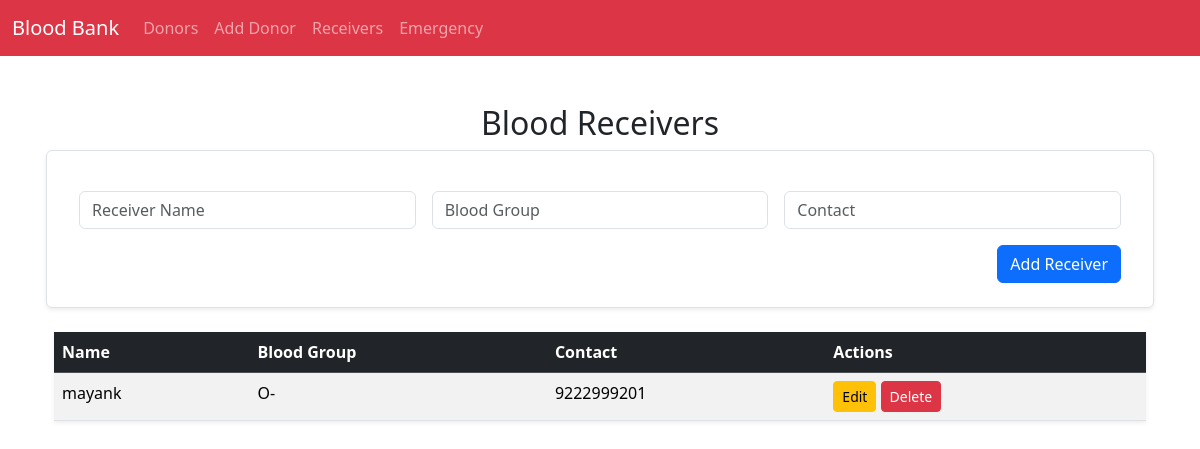
The page /receivers on the database its author committed.
### app.py (models this page shows)
class Receiver(db.Model):
    id = db.Column(db.Integer, primary_key=True)
    name = db.Column(db.String(100))
    blood_group = db.Column(db.String(5))
    contact = db.Column(db.String(20))

### app.py (the view, shortened to what this page needs)
@app.route('/receivers', methods=['GET', 'POST'])
def receivers():
    all_receivers = Receiver.query.all()
    return render_template('receivers.html', receivers=all_receivers)

### templates/receivers.html
{% extends "base.html" %}
{% block content %}
<div class="container mt-5">
    <h2 class="mb-4 text-center">Blood Receivers</h2>
    <form method="POST" class="row g-3 mb-4 bg-white p-4 rounded shadow-sm border">
        <div class="col-md-4">
            <input type="text" name="name" class="form-control" placeholder="Receiver Name" required>
        </div>
        <div class="col-md-4">
            <input type="text" name="blood_group" class="form-control" placeholder="Blood Group" required>
        </div>
        <div class="col-md-4">
            <input type="text" name="contact" class="form-control" placeholder="Contact" required>
        </div>
        <div class="col-12 text-end">
            <button type="submit" class="btn btn-primary">Add Receiver</button>
        </div>
    </form>
    <table class="table table-striped table-hover bg-white shadow-sm">
        <thead class="table-dark">
            <tr>
                <th>Name</th>
                <th>Blood Group</th>
                <th>Contact</th>
                <th>Actions</th>
            </tr>
        </thead>
        <tbody>
            {% for r in receivers %}
            <tr>
                <td>{{ r.name }}</td>
                <td>{{ r.blood_group }}</td>
                <td>{{ r.contact }}</td>
                <td>
                    <a href="{{ url_for('edit_receiver', id=r.id) }}" class="btn btn-sm btn-warning">Edit</a>
                    <a href="{{ url_for('delete_receiver', id=r.id) }}" class="btn btn-sm btn-danger" onclick="return confirm('Are you sure you want to delete this receiver?');">Delete</a>
                </td>
            </tr>
            {% endfor %}
        </tbody>
    </table>
</div>
{% endblock %}

### rows shown on the page
Receiver: name "mayank", blood_group "O-", contact "9222999201"
